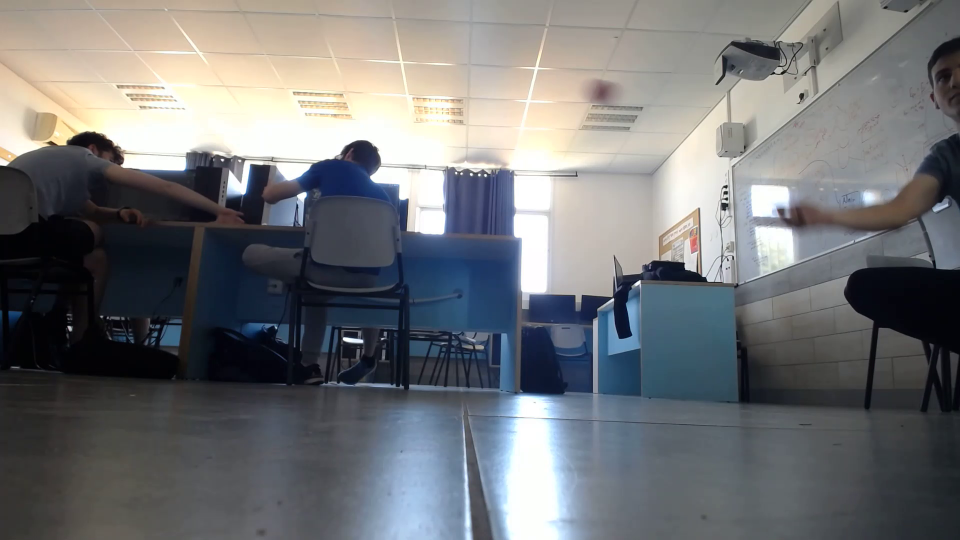
#> input picture frame 6 of 3DCameras/cam01/recording03_Trim.mp4, 1920 x 1080 px, given in place of yus.mp4, which was not available (shown at 1/2 size)
$ python main2.py
#> lines starting #> are read from the running program, lines starting #| are printed output that depends on the picture; after the words box and inside, x2 and y2 are one past the last pixel; in counts of white or black regions, pixels touching at a corner belong together; pictures that were not available may be replaced by others from this repository, and a replacement may not be noted
# import the necessary packages
from collections import deque

import numpy
from imutils.video import VideoStream
import numpy as np
import argparse
import cv2
import imutils
import time
# construct the argument parse and parse the arguments
ap = argparse.ArgumentParser()
ap.add_argument("-v", "--video", default="yus.mp4",
	help="path to the (optional) video file")
ap.add_argument("-b", "--buffer", type=int, default=64,
	help="max buffer size")
args = vars(ap.parse_args())

# define the lower and upper boundaries of the "green"
# ball in the HSV color space, then initialize the
# list of tracked points

greenLower = (0, 50, 70)
greenUpper = (10, 255, 255)
redLower2 = (160, 86, 6)
redUpper2 = (179, 255, 255)

last_bol = []


pts = deque(maxlen=args["buffer"])
# if a video path was not supplied, grab the reference
# to the webcam
if not args.get("video", False):
	vs = VideoStream(src=0).start()
# otherwise, grab a reference to the video file
else:
	vs = cv2.VideoCapture(args["video"])
# allow the camera or video file to warm up
time.sleep(2.0)

# keep looping
while True:
	# grab the current frame
	frame = vs.read()
	# handle the frame from VideoCapture or VideoStream
	frame = frame[1] if args.get("video", False) else frame
#> frame is the input picture: shape (1080, 1920, 3); mean B, G, R 118.4, 116.2, 114.4
	# if we are viewing a video and we did not grab a frame,
	# then we have reached the end of the video
	if frame is None:
		break
	# resize the frame, blur it, and convert it to the HSV
	# color space
	frame = imutils.resize(frame, width=600)
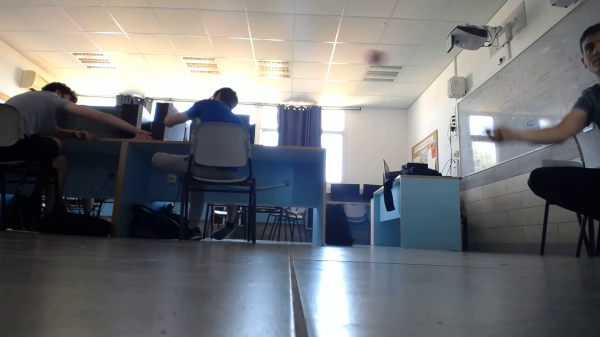
#> frame: shape (337, 600, 3); mean B, G, R 118.4, 116.2, 114.4
	blurred = cv2.GaussianBlur(frame, (11, 11), 0)
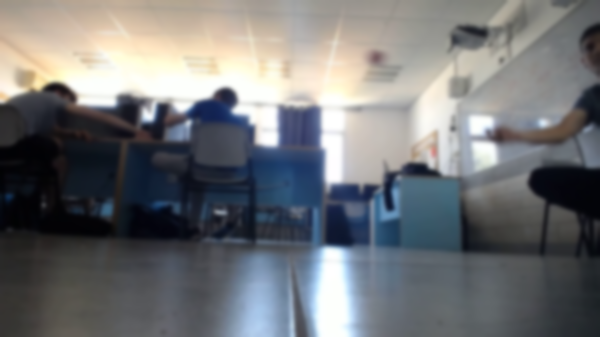
#> blurred: shape (337, 600, 3); mean B, G, R 118.4, 116.2, 114.4
	hsv = cv2.cvtColor(blurred, cv2.COLOR_BGR2HSV)
#> hsv: shape (337, 600, 3); mean H, S, V 74.2, 50.4, 126.1
	# construct a mask for the color "green", then perform
	# a series of dilations and erosions to remove any small
	# blobs left in the mask
	mask = cv2.inRange(hsv, greenLower, greenUpper)
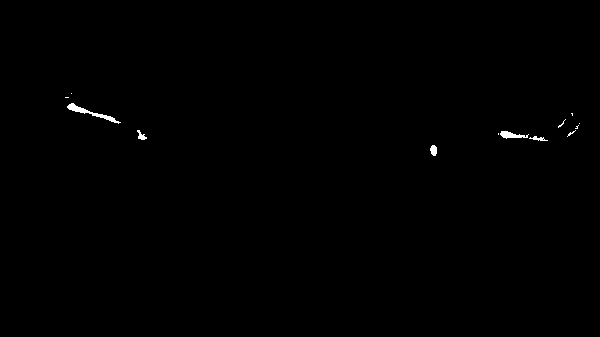
#> mask: shape (337, 600); 0.27% white; 13 white regions (8 under 20 px), largest, box (x1, y1, x2, y2) and area: (67, 103, 121, 124) 226, (500, 131, 529, 139) 124, (430, 145, 437, 156) 60, (137, 130, 147, 140) 50, (529, 136, 548, 141) 46
	mask2 = cv2.inRange(hsv, redLower2, redUpper2)
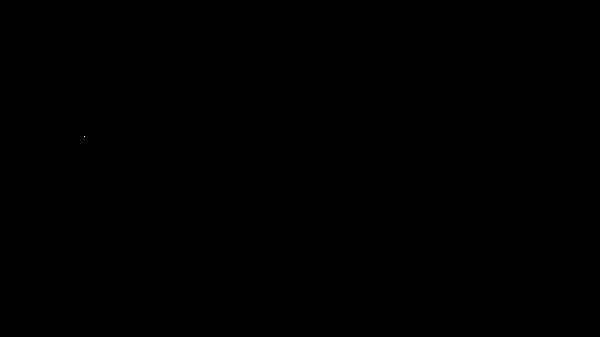
#> mask2: shape (337, 600); 0% white in thin lines or dots, all inside (x1, y1, x2, y2) = (84, 136, 85, 137)
	mask += mask2
	mask = cv2.erode(mask, None, iterations=2)
#> mask: shape (337, 600); 0.01% white in thin lines or dots, all inside (x1, y1, x2, y2) = (71, 106, 511, 152)
	mask = cv2.dilate(mask, None, iterations=2)
#> mask: shape (337, 600); 0.1% white; 3 white regions
	cv2.imshow("myusk", mask)
	# find contours in the mask and initialize the current
	# (x, y) center of the ball
	cnts = cv2.findContours(mask.copy(), cv2.RETR_EXTERNAL,
							cv2.CHAIN_APPROX_SIMPLE)
#> cnts = 3 contours; box (x1, y1, x2, y2) and area: (501, 131, 513, 138) 58, (69, 104, 81, 112) 56, (431, 146, 437, 154) 34
	cnts = imutils.grab_contours(cnts)
	center = None
	# only proceed if at least one contour was found
	if len(cnts) > 0:

		# find the largest contour in the mask, then use
		# it to compute the minimum enclosing circle and
		# centroid
		circles = []
		for c in cnts:
			((x, y), radius) = cv2.minEnclosingCircle(c)
			#c = max(cnts, key=cv2.contourArea)
			siz = radius ** 2 * numpy.pi * 0.75
			if siz < cv2.contourArea(c) and cv2.contourArea(c) < siz * 1.5 and radius > 6 :
				print("not a circle")
				print(cv2.contourArea(c)," + ",siz)
				circles.append([c, [x, y, radius]])
#> this loop made 3 passes
#> (x, y, radius, siz) on passes 1 to 3: (433.5, 149.5, 4.3, 43.59), (506.5, 134, 6.27, 92.48), (74.5, 107.5, 6.52, 100.1)
#> after the loop, circles = []
		for c in circles:
			M = cv2.moments(c[0])
			center = (int(M["m10"] / M["m00"]), int(M["m01"] / M["m00"]))
			# only proceed if the radius meets a minimum size
			circle_stats = c[1]
			# draw the circle and centroid on the frame,
			# then update the list of tracked points
			cv2.circle(frame, (int(circle_stats[0]), int(circle_stats[1])), int(circle_stats[2]),
					   (0, 255, 255), 2)
			cv2.circle(frame, center, 5, (0, 0, 255), -1)
#> this loop made 0 passes

			#CHECK IF ITS A CIRCLE BY PINPOINTING POINTS ON THE RADIUS AND IF MOST POINTS ARE RED CONCIDER IT AS A CIRCLE


	# update the points queue
	pts.appendleft(center)
	# loop over the set of tracked points
	for i in range(1, len(pts)):
		# if either of the tracked points are None, ignore
		# them
		if pts[i - 1] is None or pts[i] is None:
			continue
		# otherwise, compute the thickness of the line and
		# draw the connecting lines
		thickness = int(np.sqrt(args["buffer"] / float(i + 1)) * 2.5)
		cv2.line(frame, pts[i - 1], pts[i], (0, 0, 255), thickness)
	# show the frame to our screen
	cv2.imshow("Frame", frame)
	key = cv2.waitKey(1) & 0xFF
#> (key q is pressed here)
	# if the 'q' key is pressed, stop the loop
	if key == ord("q"):
		break
# if we are not using a video file, stop the camera video stream
if not args.get("video", False):
	vs.stop()
# otherwise, release the camera
else:
	vs.release()
# close all windows
cv2.destroyAllWindows()

$ run again, starting later in the video
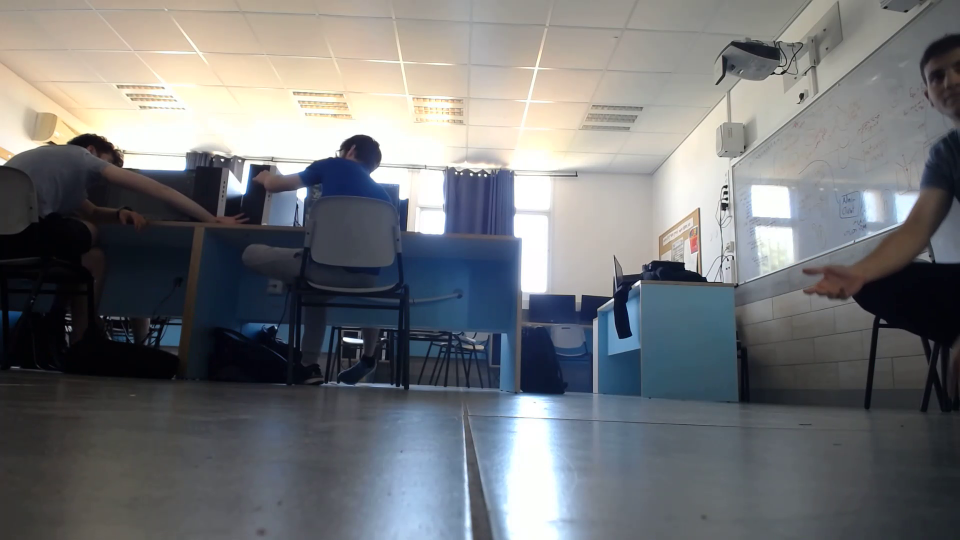
#> input picture frame 52 of 3DCameras/cam01/recording03_Trim.mp4, 1920 x 1080 px, given in place of yus.mp4, which was not available (shown at 1/2 size)
#> frame is the input picture: shape (1080, 1920, 3); mean B, G, R 119.2, 116.6, 114.6
#> frame: shape (337, 600, 3)
#> `blurred = cv2.GaussianBlur(frame, (11, 11), 0)`:
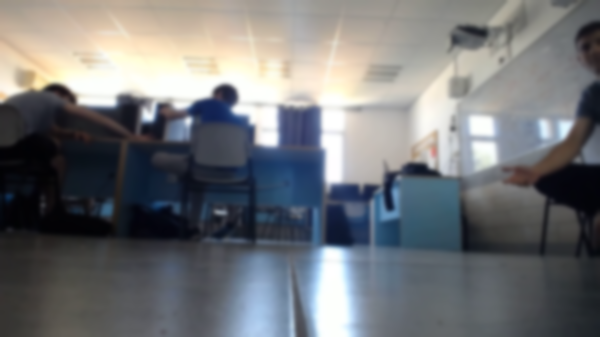
#> blurred: shape (337, 600, 3); mean B, G, R 119.2, 116.7, 114.6
#> hsv: shape (337, 600, 3); mean H, S, V 74.4, 50.9, 126.8
#> `mask = cv2.inRange(hsv, greenLower, greenUpper)`:
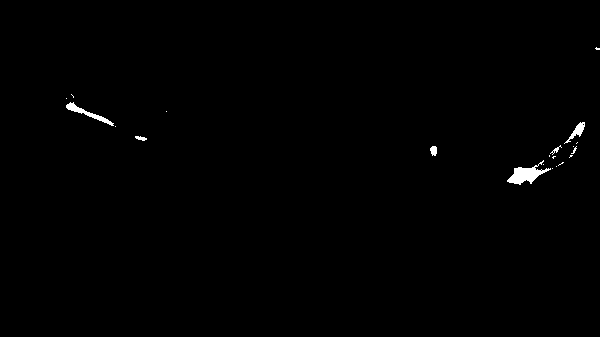
#> mask: shape (337, 600); 0.5% white; 21 white regions (15 under 20 px), largest, box (x1, y1, x2, y2) and area: (507, 160, 551, 185) 444, (66, 102, 114, 126) 241, (564, 122, 585, 144) 140, (430, 146, 437, 156) 56, (135, 136, 147, 141) 38, (550, 145, 562, 155) 31
#> mask2: shape (337, 600); 0% white in thin lines or dots, all inside (x1, y1, x2, y2) = (56, 136, 85, 170)
#> cnts = 4 contours; box (x1, y1, x2, y2) and area: (509, 168, 541, 184) 335, (67, 103, 79, 112) 64, (575, 124, 584, 134) 61, (431, 147, 437, 154) 30
#> the loop `for c in cnts:` made 4 passes
#> (x, y, radius, siz) on passes 1, 3, 4: (524.5, 176, 16.62, 650.9), (578.5, 128.5, 5.7, 76.58), (72.5, 107.5, 6.52, 100.1)
#> after the loop `for c in cnts:`: circles = []
